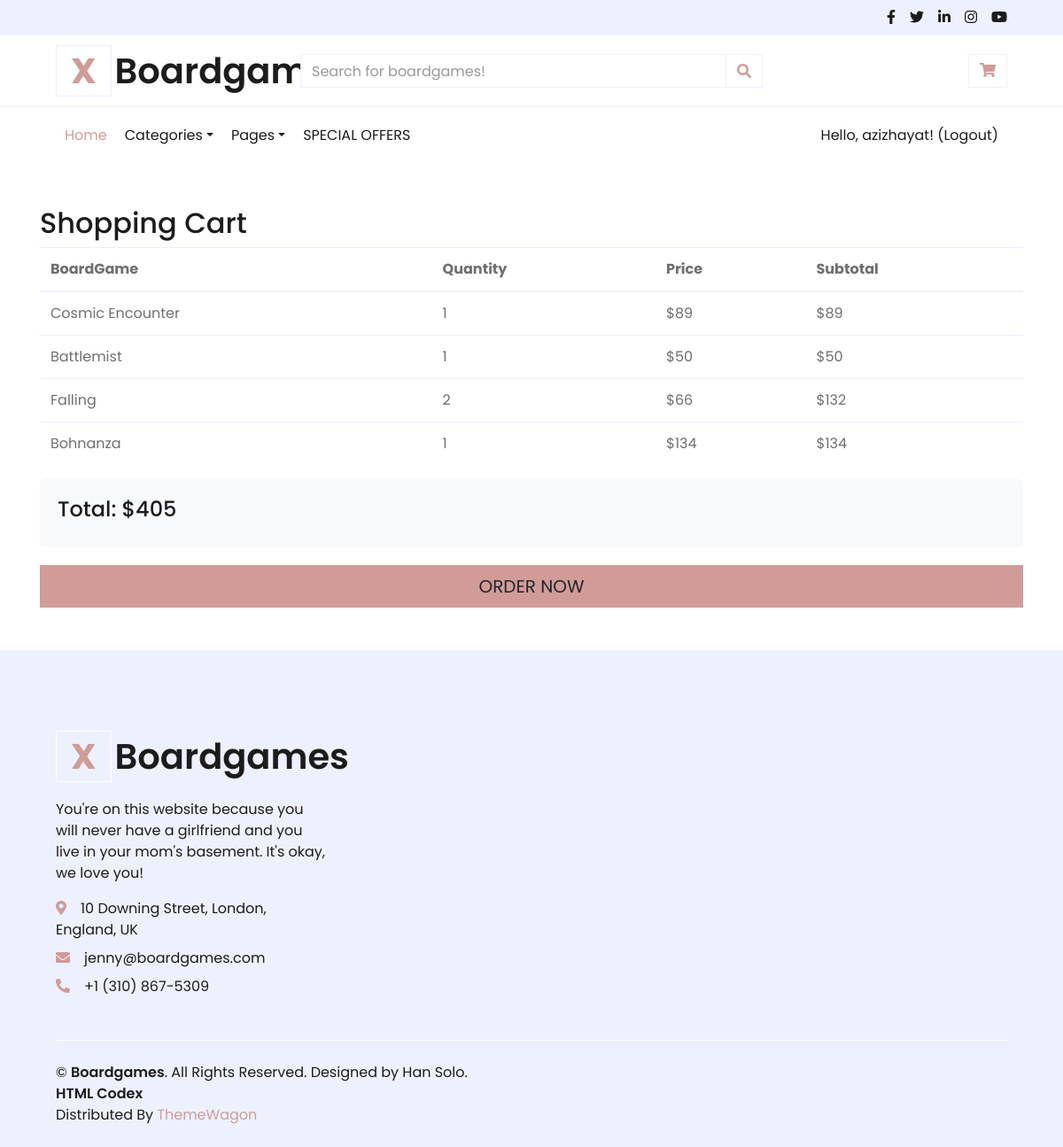
The page /cart_view/ (signed in) on the database as committed earlier.
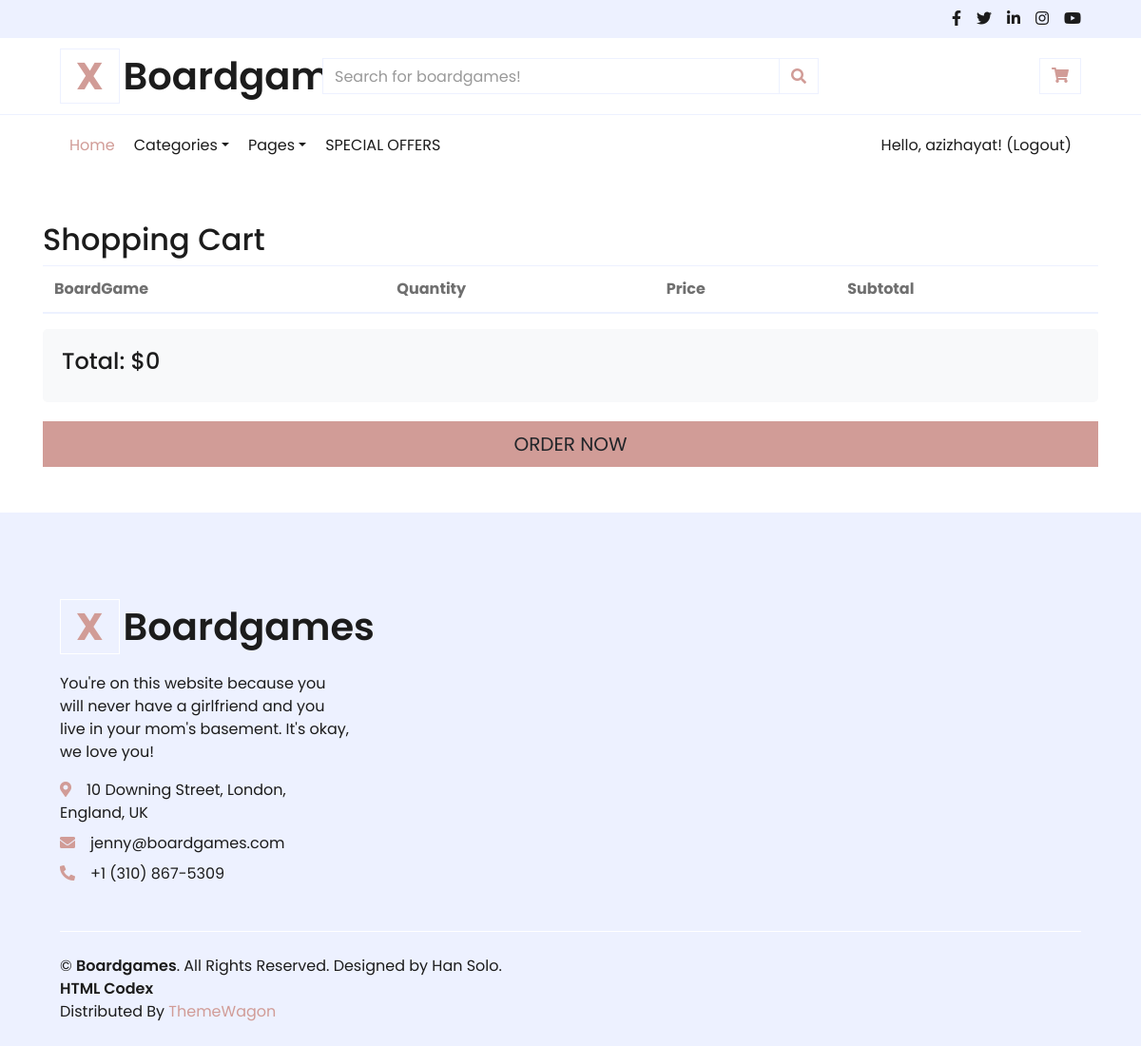
The same page on the database as committed later.
### boardgames/models.py (models this page shows, shortened)
class CartItem(models.Model):
    user = models.ForeignKey(User, on_delete=models.CASCADE)
    boardgame = models.ForeignKey(BoardGame, on_delete=models.CASCADE)
    quantity = models.IntegerField(default=1)
    date_added = models.DateTimeField(default=timezone.now)

class BoardGame(models.Model):
    bgg_id = models.IntegerField(unique=True)
    name = models.CharField(max_length=255)
    description = models.TextField()
    year_published = models.IntegerField()
    game_weight = models.FloatField()
    avg_rating = models.FloatField()
    bayes_avg_rating = models.FloatField()
    std_dev = models.FloatField()
    min_players = models.IntegerField()
    max_players = models.IntegerField()
    com_age_rec = models.FloatField(null=True, blank=True)
    language_ease = models.FloatField(null=True, blank=True)
    kickstarted = models.BooleanField()
    image_path = models.URLField(max_length=1024)
    rank_boardgame = models.IntegerField()
    rank_strategygames = models.IntegerField()
    rank_abstracts = models.IntegerField()
    rank_familygames = models.IntegerField()
    rank_thematic = models.IntegerField()
    rank_cgs = models.IntegerField()
    rank_wargames = models.IntegerField()
    rank_partygames = models.IntegerField()
    rank_childrensgames = models.IntegerField()
    cat_thematic = models.BooleanField()
    cat_strategy = models.BooleanField()
    cat_war = models.BooleanField()
    cat_family = models.BooleanField()
    cat_cgs = models.BooleanField()
    cat_abstract = models.BooleanField()
    cat_party = models.BooleanField()
    cat_childrens = models.BooleanField()
    price = models.FloatField()

### boardgames/views.py (the view)
# urls.py: path('cart_view/', views.cart_view, name='cart_view'),
def cart_view(request):
    user_cart = return_user_cart(request)
    if user_cart is not None:
        total_price = 0 #REPLACE WITH REAL VALUE LATER
        for item in user_cart:
            total_price += item.quantity * item.boardgame.price
        context = {
            'user_cart': user_cart,
            'total_price': total_price
        }
        return render(request, 'boardgames/cart.html', context)
    else:
        messages.warning(request, "There's nothing in your cart!")
        return redirect('index')

### boardgames/cart.py (called while the page is built)
def return_user_cart(request):
    user_cart = CartItem.objects.filter(user=request.user.id)
    return user_cart

### boardgames/templatetags/cart_filters.py (called while the page is built)
@register.filter(name='multiply')
def multiply(value, arg):
    return value * arg

### boardgames/templates/boardgames/cart.html (shortened to what this page needs)
{% extends 'boardgames/base.html' %}
{% load cart_filters %}
{% block content %}
<div class="container mt-3">
    <h2>Shopping Cart</h2>
    <table class="table">
        <thead>
            <tr>
                <th>BoardGame</th>
                <th>Quantity</th>
                <th>Price</th>
                <th>Subtotal</th>
            </tr>
        </thead>
        <tbody>
            {% for item in user_cart %}
            <tr>
                <td>{{ item.boardgame.name }}</td>
                <td>{{ item.quantity }}</td>
                <td>${{ item.boardgame.price|floatformat:0 }}</td>
                <td>${{ item.quantity|multiply:item.boardgame.price|floatformat:0 }}</td>
            </tr>
            {% endfor %}
        </tbody>
    </table>
    <div class="row">
        <div class="col-12">
            <div class="total-area" style="background-color: #f8f9fa; padding: 20px; margin-bottom: 20px; border-radius: 5px;">
                <h4>Total: ${{ total_price|floatformat:0 }}</h4>
            </div>
            <a href="{% url 'checkout' %}" class="btn btn-primary btn-lg btn-block">ORDER NOW</a>
        </div>
    </div>
</div>
{% endblock %}

### boardgames/templates/boardgames/base.html (shortened to what this page needs)
<!DOCTYPE html>
<html lang="en">
<head>
    {% load static %}
    <link rel="stylesheet" type="text/css" href="{% static 'boardgames/css/style.css' %}">
    <link href="https://cdnjs.cloudflare.com/ajax/libs/font-awesome/5.10.0/css/all.min.css" rel="stylesheet">
    <link href="lib/owlcarousel/assets/owl.carousel.min.css" rel="stylesheet">
    <link href="css/style.css" rel="stylesheet">
</head>
<body>
    <div class="container-fluid">
        <div class="row bg-secondary py-2 px-xl-5">
            <div class="col-lg-6 d-none d-lg-block">
            </div>
            <div class="col-lg-6 text-center text-lg-right">
                <div class="d-inline-flex align-items-center">
                    <a class="text-dark px-2" href="">
                        <i class="fab fa-facebook-f"></i>
                    </a>
                    <a class="text-dark px-2" href="">
                        <i class="fab fa-twitter"></i>
                    </a>
                    <a class="text-dark px-2" href="">
                        <i class="fab fa-linkedin-in"></i>
                    </a>
                    <a class="text-dark px-2" href="">
                        <i class="fab fa-instagram"></i>
                    </a>
                    <a class="text-dark pl-2" href="">
                        <i class="fab fa-youtube"></i>
                    </a>
                </div>
            </div>
        </div>
        <div class="row align-items-center py-3 px-xl-5">
            <div class="col-lg-3 d-none d-lg-block">
                <a href="" class="text-decoration-none">
                    <h1 class="m-0 display-5 font-weight-semi-bold"><span class="text-primary font-weight-bold border px-3 mr-1">X</span>Boardgames</h1>
                </a>
            </div>
            <div class="col-lg-6 col-6 text-left">
                <form action="{% url 'display' category='all' %}" method="get">
                    <div class="input-group">
                        <input type="text" class="form-control" name="category" placeholder="Search for boardgames!" required>
                        <div class="input-group-append">
                            <button class="input-group-text bg-transparent text-primary" type="submit">
                                <i class="fa fa-search"></i>
                            </button>
                        </div>
                    </div>
                </form>
            </div>
            <div class="col-lg-3 col-6 text-right">
                <a href="{% url 'cart_view' %}" class="btn border">
                    <i class="fas fa-shopping-cart text-primary"></i>
                </a>
            </div>
        </div>
    </div>
    <div class="container-fluid mb-5">
        <div class="row border-top px-xl-5">
            <div class="col-lg-12">
                <nav class="navbar navbar-expand-lg bg-light navbar-light py-3 py-lg-0 px-0">
                    <div class="collapse navbar-collapse justify-content-between" id="navbarCollapse">
                        <div class="navbar-nav mr-auto py-0">
                            <a href="{% url 'index' %}" class="nav-item nav-link active">Home</a>
                            <div class="nav-item dropdown">
                                <a href="#" class="nav-link dropdown-toggle" data-toggle="dropdown">Categories</a>
                            </div>
                            <div class="nav-item dropdown">
                                <a href="#" class="nav-link dropdown-toggle" data-toggle="dropdown">Pages</a>
                            </div>
                            <a href="https://www.youtube.com/watch?v=dQw4w9WgXcQ" class="nav-item nav-link" target="_blank" onclick="event.preventDefault(); window.open(this.href, '_blank', 'autoplay=1');">SPECIAL OFFERS</a>
                        </div>
                        <div class="navbar-nav ml-auto py-0">
                            {% if user.is_authenticated %}
                            <a href="{% url 'logout_view' %}"  class="nav-item nav-link">Hello, {{ user.username }}! (Logout)</a>
                            {% elif not user.is_authenticated %}
                            <a href="{% url 'login_view' %}"  class="nav-item nav-link">Login/Register</a>
                            {% endif %}
                        </div>
                    </div>
                </nav>
            </div>
        </div>
    </div>
    {% block content %}
    {% endblock %}
    <div class="container-fluid bg-secondary text-dark mt-5 pt-5">
        <div class="row px-xl-5 pt-5">
            <div class="col-lg-4 col-md-12 mb-5 pr-3 pr-xl-5">
                <a href="" class="text-decoration-none">
                    <h1 class="mb-4 display-5 font-weight-semi-bold"><span class="text-primary font-weight-bold border border-white px-3 mr-1">X</span>Boardgames</h1>
                </a>
                <p>You're on this website because you will never have a girlfriend and you live in your mom's basement. It's okay, we love you!</p>
                <p class="mb-2"><i class="fa fa-map-marker-alt text-primary mr-3"></i>10 Downing Street, London, England, UK</p>
                <p class="mb-2"><i class="fa fa-envelope text-primary mr-3"></i>jenny@boardgames.com</p>
                <p class="mb-0"><i class="fa fa-phone-alt text-primary mr-3"></i>+1 (310) 867-5309</p>
            </div>
            <div class="col-lg-8 col-md-12">
            </div>
        </div>
        <div class="row border-top border-light mx-xl-5 py-4">
            <div class="col-md-6 px-xl-0">
                <p class="mb-md-0 text-center text-md-left text-dark">
                    &copy; <a class="text-dark font-weight-semi-bold" href="#">Boardgames</a>. All Rights Reserved. Designed
                    by Han Solo.<br>
                    <a class="text-dark font-weight-semi-bold" href="https://htmlcodex.com">HTML Codex</a><br>
                    Distributed By <a href="https://themewagon.com" target="_blank">ThemeWagon</a>
                </p>
            </div>
            <div class="col-md-6 px-xl-0 text-center text-md-right">
            </div>
        </div>
    </div>
</body>
</html>

Rows that differ between the two databases and show on the page:
removed CartItem: boardgame.name "Cosmic Encounter", quantity "1", boardgame.price "89", quantity|multiply "89"
removed CartItem: boardgame.name "Battlemist", quantity "1", boardgame.price "50", quantity|multiply "50"
removed CartItem: boardgame.name "Falling", quantity "2", boardgame.price "66", quantity|multiply "132"
removed CartItem: boardgame.name "Bohnanza", quantity "1", boardgame.price "134", quantity|multiply "134"
Other text that changed with them:
{{ total_price|floatformat:0 }}: "405" → "0"
